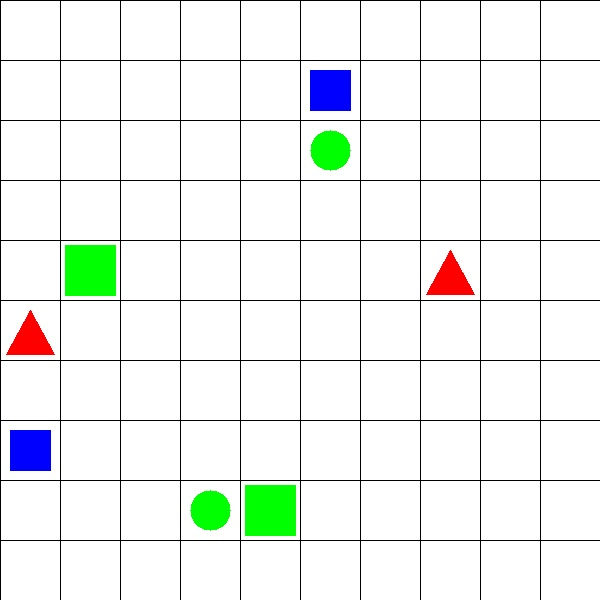
#> input picture task2_lm_set4/set-4/2. Task_Description/test_images/test_image1.jpg, 600 x 600 px
$ python object_coordinates.py   (Python 2 division)
#> lines starting #> are read from the running program, lines starting #| are printed output that depends on the picture; after the words box and inside, x2 and y2 are one past the last pixel; in counts of white or black regions, pixels touching at a corner belong together
import cv2
import numpy as np

def main(board_filepath):
#> called with board_filepath = 'test_images/test_image1.jpg'
    board_objects = []		# List to store output of board -- DO NOT CHANGE VARIABLE NAME
    output_list = []		# List to store final output 	-- DO NOT CHANGE VARIABLE NAME

    def sort_grid(l=[]):
        import math as m
        k=sorted(l)
        h=0
        li=[]
        for i in k:
            li.append(tuple(i))

        for i in range(int(m.sqrt(len(l)))):
            for j in range(int(m.sqrt(len(l)))):
                k[h][0]=i+1
                k[h][1]=j+1
                h+=1
        return(k)

    def find_shape(c):

        peri = cv2.arcLength(c, True)
        approx = cv2.approxPolyDP(c, 0.04 * peri, True)
        if len(approx) == 3:
            shape = "Triangle"
        elif len(approx) == 4:
            shape = "4-sided"
        else:
            shape = "Circle"
        return shape

    def detect_color(px):
            if px[0]>240 and px[1]<10 and px[2]<10:
                    return "blue"
            elif px[0]<10 and px[1]<10 and px[2]>240:
                    return "red"
            elif px[0]<10 and px[1]>240 and px[2]<10:
                    return "green"
            elif px[0]<10 and px[1]>240 and px[2]>240:
                    return "yellow"

    image_board = cv2.imread(board_filepath)
#> image_board is the input picture: shape (600, 600, 3); mean B, G, R 239.4, 242.5, 238.6
    image_board_gray=cv2.cvtColor(image_board,cv2.COLOR_BGR2GRAY)
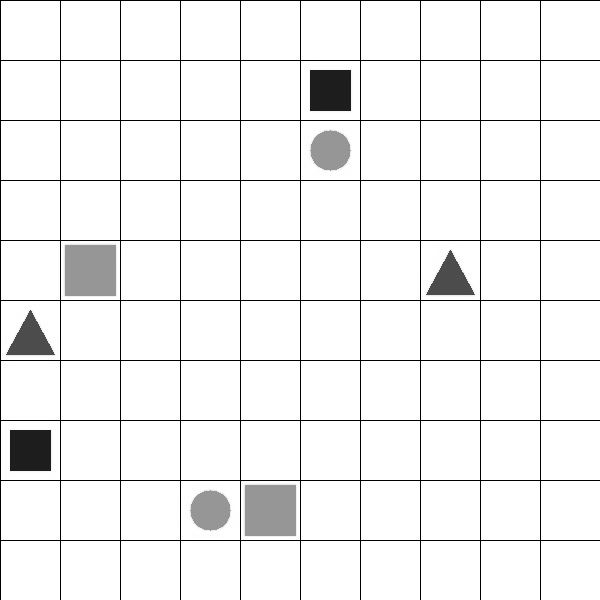
#> image_board_gray: shape (600, 600); min 0, max 255, mean 241
    #cv2.imshow("gray",image_board_gray)
    image_board_inrange=cv2.inRange(image_board_gray,200,255)
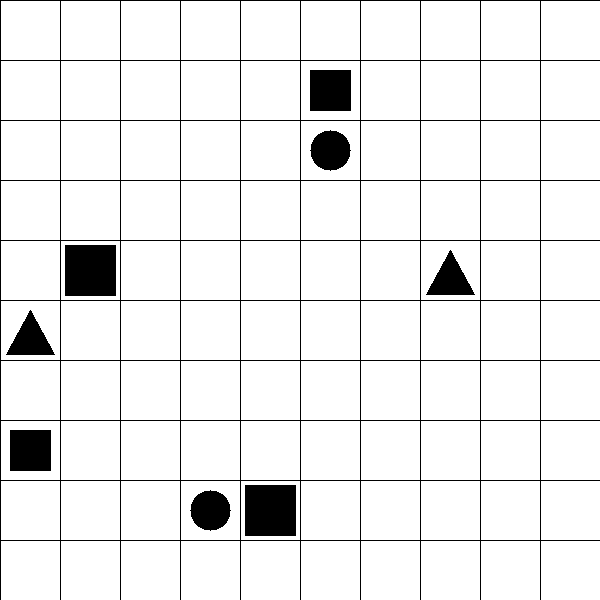
#> image_board_inrange: shape (600, 600); 93% white; 9 black regions
    #cv2.imshow("board",image_board_inrange)

    cnts_b = cv2.findContours(image_board_inrange.copy(),cv2.RETR_TREE ,cv2.CHAIN_APPROX_SIMPLE)
#> cnts_b = 108 contours; largest, box (x1, y1, x2, y2) and area: (541, 541, 600, 600) 3364, (481, 541, 540, 600) 3364, (421, 541, 480, 600) 3364, (361, 541, 420, 600) 3364, (301, 541, 360, 600) 3364
    cnts_b = cnts_b[0]
    cnts_b1,heirarchy_b = cv2.findContours(image_board_inrange.copy(),cv2.RETR_TREE,cv2.CHAIN_APPROX_SIMPLE)
#> cnts_b1 has the same summary as cnts_b
    cv2.drawContours(image_board, cnts_b,-1, (206, 255, 39), 1)
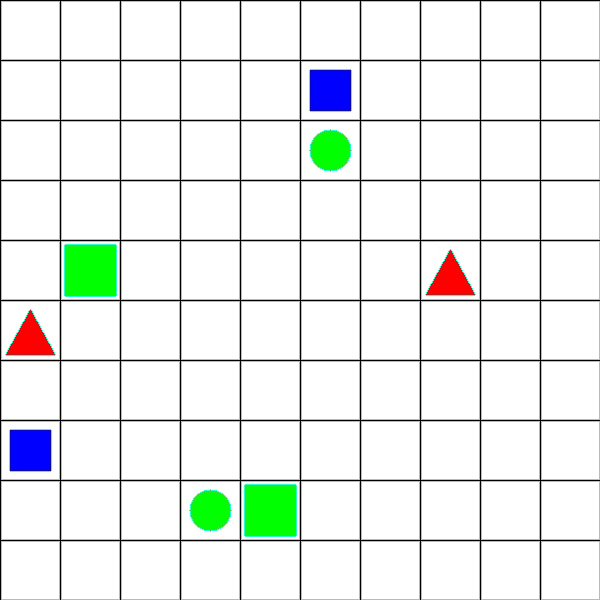
#> image_board: shape (600, 600, 3); 6.79% of pixels changed, all inside (x1, y1, x2, y2) = (1, 1, 600, 600)
    cnts_b1 = cnts_b1[0]
#> cnts_b1 = [[541, 541], [541, 599], [599, 599], [599, 541]]
    shape=None
    l_board=[]
    for j in range(0,len(heirarchy_b[0])):
        if heirarchy_b[0][j][3]==-1:
            c = cnts_b[j]
            M = cv2.moments(c)
            cX = int((M['m10'] / M['m00']))
            cY = int((M['m01'] / M['m00']))
            if heirarchy_b[0][j][2]!=-1:
                #cv2.putText(image_board,str(j), (cX, cY), cv2.FONT_ITALIC,0.5, (0,0,0), 2)
                shape=find_shape(cnts_b[heirarchy_b[0][j][2]])
                M1=cv2.moments(cnts_b[heirarchy_b[0][j][2]])
                cX_object = int((M1['m10'] / M1['m00']))
                cY_object = int((M1['m01'] / M1['m00']))
                px=image_board[cY_object,cX_object]
                color=detect_color(px)
            else:
                shape=None
                color=None
            l_board.append([cX,cY,heirarchy_b[0][j][2],shape,color])
#> this loop made 108 passes
#> (c, cX, cY, peri in find_shape, approx in find_shape, shape, cX_object, cY_object) on passes 16, 32, 53, 57: ([[241, 481], [241, 539], [299, 539], [299, 481]], 270, 510, 205.7, [[244, 485], [295, 484], [296, 535], [245, 536]], '4-sided', 270, 510), ([[1, 421], [1, 479], [59, 479], [59, 421]], 30, 450, 165.7, [[9, 430], [50, 429], [51, 470], [10, 471]], '4-sided', 30, 450), ([[1, 301], [1, 359], [59, 359], [59, 301]], 30, 330, 161.5, [[30, 309], [54, 355], [5, 354]], 'Triangle', 30, 339), ([[421, 241], [421, 299], [479, 299], [479, 241]], 450, 270, 161.5, [[450, 249], [474, 295], [425, 294]], 'Triangle', 450, 279)
#> (c, cX, cY, peri in find_shape, shape, cX_object, cY_object, px) on pass 18: ([[181, 481], [181, 539], [239, 539], [239, 481]], 210, 510, 137.5, 'Circle', 210, 510, [1, 255, 0])
#> after the loop, l_board = 100 items

    l_board_sorted=sort_grid(l_board)
#> the loop in sort_grid, `for i in k:` made 100 passes
#> i on passes 6, 8, 15, 39, 49, 52, 53: [30, 330, 53, 'Triangle', 'red'], [30, 450, 32, '4-sided', 'blue'], [90, 270, 64, '4-sided', 'green'], [210, 510, 18, 'Circle', 'green'], [270, 510, 16, '4-sided', 'green'], [330, 90, 92, '4-sided', 'blue'], [330, 150, 81, 'Circle', 'green']
#> the loop in sort_grid, `for i in range(int(m.sqrt(len(l)))):` made 10 passes
#> after the loop in sort_grid, `for i in range(int(m.sqrt(len(l)))):`: h = 100
#> l_board_sorted = 100 items
    #print(l_board_sorted)

    path_board={}
    for start_object in l_board_sorted:
        if(start_object[2]!=-1):
            for object in l_board_sorted:
                    if object[2]==-1:
                        path_board[tuple([object[0],object[1]])]=["0"]
                    elif l_board_sorted.index(start_object)!=l_board_sorted.index(object) and object[3]==start_object[3] and object[4]==start_object[4]:
                        path_board[tuple([object[0],object[1]])]=["*"]
                    elif l_board_sorted.index(start_object)==l_board_sorted.index(object):
                        path_board[tuple([object[0],object[1]])]=["#"]
                    else:
                        path_board[tuple([object[0],object[1]])]=["1"]

            print ""
            print path_board
            print ""
            path_board={}
#> this loop made 100 passes
#> start_object on passes 6, 8, 15, 39, 49, 52, 53: [1, 6, 53, 'Triangle', 'red'], [1, 8, 32, '4-sided', 'blue'], [2, 5, 64, '4-sided', 'green'], [4, 9, 18, 'Circle', 'green'], [5, 9, 16, '4-sided', 'green'], [6, 2, 92, '4-sided', 'blue'], [6, 3, 81, 'Circle', 'green']
#> (printed output is left out)

    output_object=[]
    for j in range(0,len(l_board_sorted)):
        if l_board_sorted[j][2]!=-1:
            output_object.append((l_board_sorted[j][0],l_board_sorted[j][1]))
#> this loop made 100 passes
#> after the loop, output_object = [(1, 6), (1, 8), (2, 5), (4, 9), (5, 9), (6, 2), (6, 3), (8, 5)]
    print output_object #this is the output of task 1 - coordinates of occupied grid
    cv2.imshow("contour",image_board)
if __name__ == '__main__':
    board_filepath = "test_images/test_image1.jpg"
    main(board_filepath)
cv2.waitKey(0)

$ run again, with task2_lm_set4/set-4/2. Task_Description/test_images/test_image10.jpg copied over task2_lm_set4/set-4/2. Task_Description/test_images/test_image1.jpg
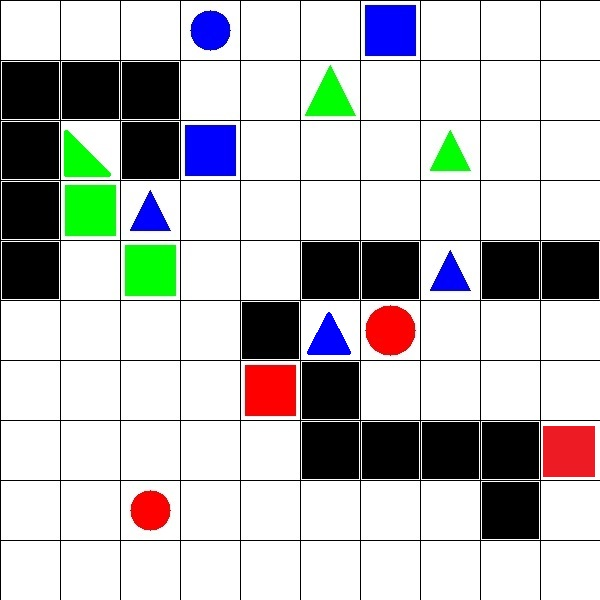
#> input picture task2_lm_set4/set-4/2. Task_Description/test_images/test_image10.jpg, 600 x 600 px
#> in main, image_board is the input picture: shape (600, 600, 3); mean B, G, R 192.7, 192.6, 192
#> in main, `image_board_inrange=cv2.inRange(image_board_gray,200,255)`:
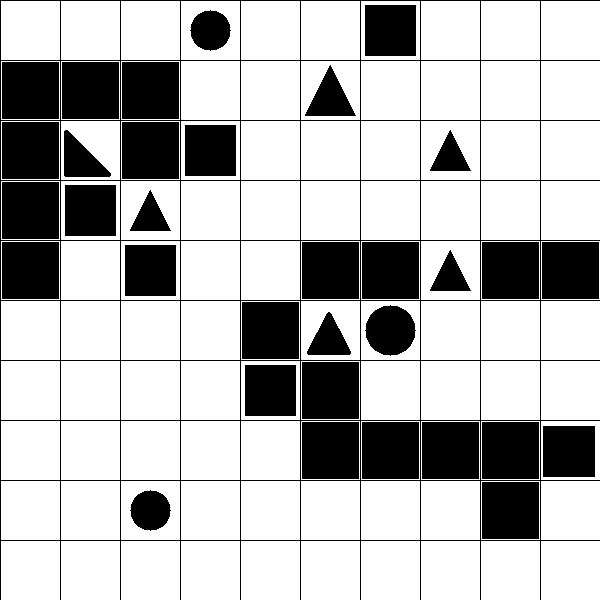
#> image_board_inrange: shape (600, 600); 73.1% white; 34 black regions
#> cnts_b = 133 contours; largest, box (x1, y1, x2, y2) and area: (541, 541, 600, 600) 3364, (481, 541, 540, 600) 3364, (421, 541, 480, 600) 3364, (361, 541, 420, 600) 3364, (301, 541, 360, 600) 3364
#> in main, `cnts_b1,heirarchy_b = cv2.findContours(image_board_inrange.copy(),cv2...`: cnts_b1 has the same summary as cnts_b
#> in main, `cv2.drawContours(image_board, cnts_b,-1, (206, 255, 39), 1)`:
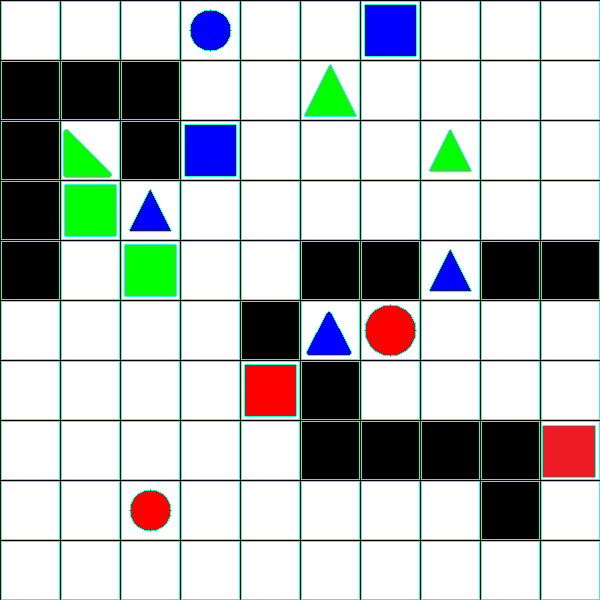
#> image_board: shape (600, 600, 3); 7.11% of pixels changed, all inside (x1, y1, x2, y2) = (1, 1, 600, 600)
#> in main, `cnts_b1 = cnts_b1[0]`: cnts_b1 = [[541, 541], [541, 599], [599, 599], [599, 541]]
#> the loop in main, `for j in range(0,len(heirarchy_b[0])):` made 133 passes
#> (c, cX, cY, peri in find_shape, approx in find_shape, shape, cX_object, cY_object) on passes 44, 55: ([[241, 361], [241, 419], [299, 419], [299, 361]], 270, 390, 205.7, [[244, 365], [295, 364], [296, 415], [245, 416]], '4-sided', 270, 390), ([[301, 301], [301, 359], [359, 359], [359, 301]], 330, 330, 149.9, [[328, 311], [349, 355], [306, 353]], 'Triangle', 328, 339)
#> after the loop in main, `for j in range(0,len(heirarchy_b[0])):`: l_board = 100 items
#> the loop in sort_grid, `for i in k:` made 100 passes
#> i on passes 13, 14, 24, 25, 29, 31, 33, 47: [90, 150, 104, 'Triangle', 'green'], [90, 210, 89, '4-sided', 'green'], [150, 210, 87, 'Triangle', 'blue'], [150, 270, 75, '4-sided', 'green'], [150, 510, 19, 'Circle', 'red'], [210, 30, 129, 'Circle', 'blue'], [210, 150, 100, '4-sided', 'blue'], [270, 390, 44, '4-sided', 'red']
#> the loop in sort_grid, `for i in range(int(m.sqrt(len(l)))):` made 10 passes
#> after the loop in sort_grid, `for i in range(int(m.sqrt(len(l)))):`: h = 100
#> l_board_sorted = 100 items
#> the loop in main, `for start_object in l_board_sorted:` made 100 passes
#> start_object on passes 13, 14, 24, 25, 29, 31, 33, 47: [2, 3, 104, 'Triangle', 'green'], [2, 4, 89, '4-sided', 'green'], [3, 4, 87, 'Triangle', 'blue'], [3, 5, 75, '4-sided', 'green'], [3, 9, 19, 'Circle', 'red'], [4, 1, 129, 'Circle', 'blue'], [4, 3, 100, '4-sided', 'blue'], [5, 7, 44, '4-sided', 'red']
#> (printed output is left out)
#> the loop in main, `for j in range(0,len(l_board_sorted)):` made 100 passes
#> after the loop in main, `for j in range(0,len(l_board_sorted)):`: output_object = 33 pairs, first value 1 to 10, second value 1 to 9

$ run again, with task2_lm_set4/set-4/2. Task_Description/test_images/test_image2.jpg copied over task2_lm_set4/set-4/2. Task_Description/test_images/test_image1.jpg
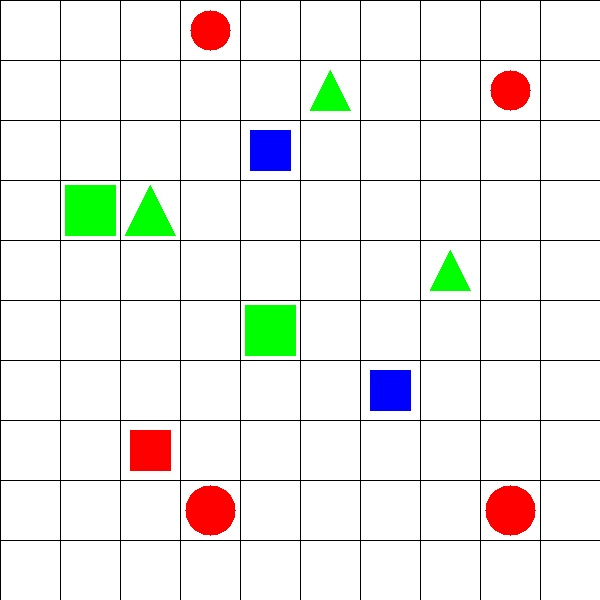
#> input picture task2_lm_set4/set-4/2. Task_Description/test_images/test_image2.jpg, 600 x 600 px
#> in main, image_board is the input picture: shape (600, 600, 3); mean B, G, R 234.9, 238.3, 238.1
#> in main, `image_board_inrange=cv2.inRange(image_board_gray,200,255)`:
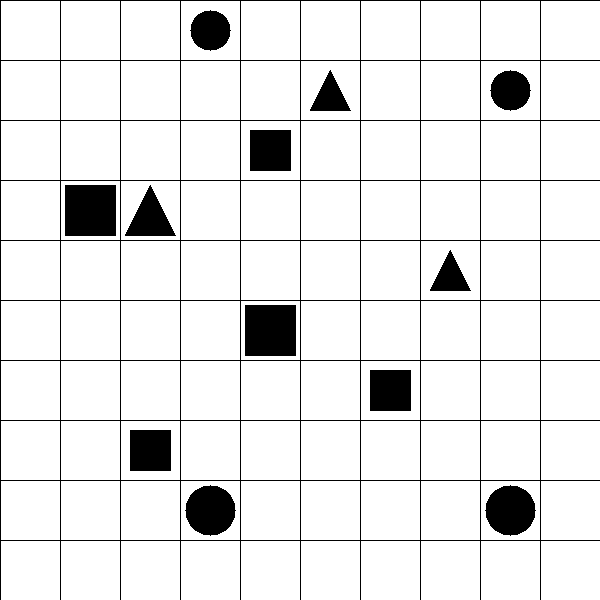
#> image_board_inrange: shape (600, 600); 91.2% white; 13 black regions
#> cnts_b = 112 contours; largest, box (x1, y1, x2, y2) and area: (541, 541, 600, 600) 3364, (481, 541, 540, 600) 3364, (421, 541, 480, 600) 3364, (361, 541, 420, 600) 3364, (301, 541, 360, 600) 3364
#> in main, `cnts_b1,heirarchy_b = cv2.findContours(image_board_inrange.copy(),cv2...`: cnts_b1 has the same summary as cnts_b
#> in main, `cv2.drawContours(image_board, cnts_b,-1, (206, 255, 39), 1)`:
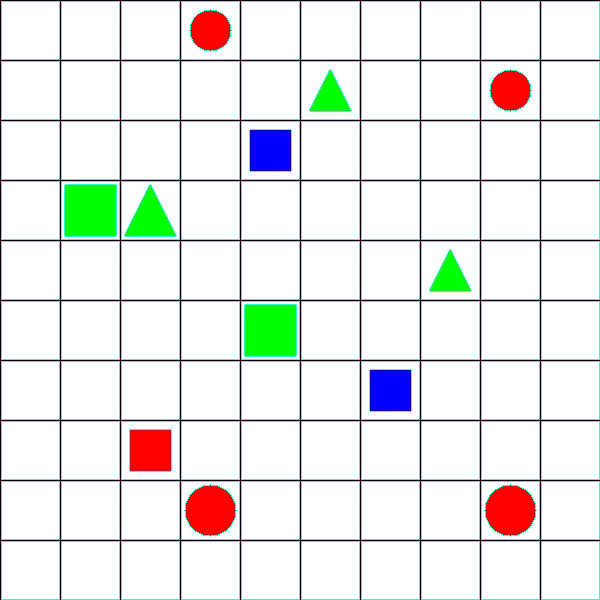
#> image_board: shape (600, 600, 3); 6.95% of pixels changed, all inside (x1, y1, x2, y2) = (1, 1, 600, 600)
#> in main, `cnts_b1 = cnts_b1[0]`: cnts_b1 = [[541, 541], [541, 599], [599, 599], [599, 541]]
#> the loop in main, `for j in range(0,len(heirarchy_b[0])):` made 112 passes
#> (c, cX, cY, peri in find_shape, approx in find_shape, shape, cX_object, cY_object) on passes 30, 37, 50: ([[121, 421], [121, 479], [179, 479], [179, 421]], 150, 450, 165.7, [[129, 430], [170, 429], [171, 470], [130, 471]], '4-sided', 150, 450), ([[361, 361], [361, 419], [419, 419], [419, 361]], 390, 390, 165.7, [[369, 370], [410, 369], [411, 410], [370, 411]], '4-sided', 390, 390), ([[241, 301], [241, 359], [299, 359], [299, 301]], 270, 330, 205.7, [[244, 305], [295, 304], [296, 355], [245, 356]], '4-sided', 270, 330)
#> after the loop in main, `for j in range(0,len(heirarchy_b[0])):`: l_board = 100 items
#> the loop in sort_grid, `for i in k:` made 100 passes
#> i on passes 14, 24, 28, 31, 39, 43, 46, 52: [90, 210, 76, '4-sided', 'green'], [150, 210, 74, 'Triangle', 'green'], [150, 450, 30, '4-sided', 'red'], [210, 30, 108, 'Circle', 'red'], [210, 510, 18, 'Circle', 'red'], [270, 150, 84, '4-sided', 'blue'], [270, 330, 50, '4-sided', 'green'], [330, 90, 95, 'Triangle', 'green']
#> the loop in sort_grid, `for i in range(int(m.sqrt(len(l)))):` made 10 passes
#> after the loop in sort_grid, `for i in range(int(m.sqrt(len(l)))):`: h = 100
#> l_board_sorted = 100 items
#> the loop in main, `for start_object in l_board_sorted:` made 100 passes
#> start_object on passes 14, 24, 28, 31, 39, 43, 46, 52: [2, 4, 76, '4-sided', 'green'], [3, 4, 74, 'Triangle', 'green'], [3, 8, 30, '4-sided', 'red'], [4, 1, 108, 'Circle', 'red'], [4, 9, 18, 'Circle', 'red'], [5, 3, 84, '4-sided', 'blue'], [5, 6, 50, '4-sided', 'green'], [6, 2, 95, 'Triangle', 'green']
#> (printed output is left out)
#> the loop in main, `for j in range(0,len(l_board_sorted)):` made 100 passes
#> after the loop in main, `for j in range(0,len(l_board_sorted)):`: output_object = [(2, 4), (3, 4), (3, 8), (4, 1), (4, 9), (5, 3), (5, 6), (6, 2), (7, 7), (8, 5), (9, 2), (9, 9)]

$ run again, with task2_lm_set4/set-4/2. Task_Description/test_images/test_image3.jpg copied over task2_lm_set4/set-4/2. Task_Description/test_images/test_image1.jpg
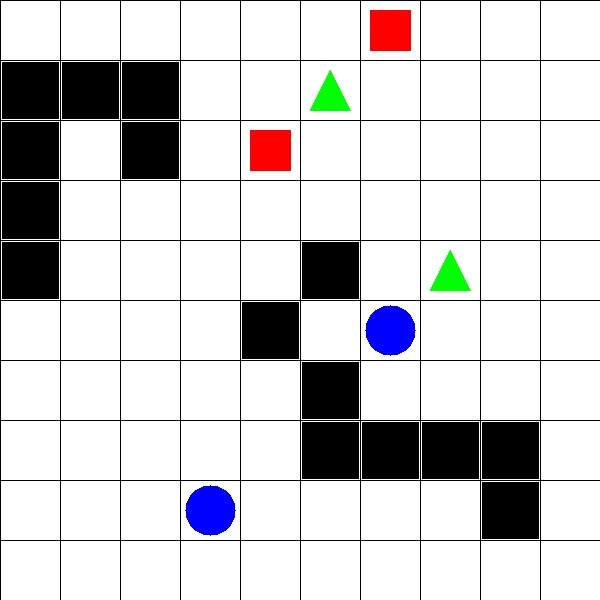
#> input picture task2_lm_set4/set-4/2. Task_Description/test_images/test_image3.jpg, 600 x 600 px
#> in main, image_board is the input picture: shape (600, 600, 3); mean B, G, R 208.3, 206.9, 208
#> in main, `image_board_inrange=cv2.inRange(image_board_gray,200,255)`:
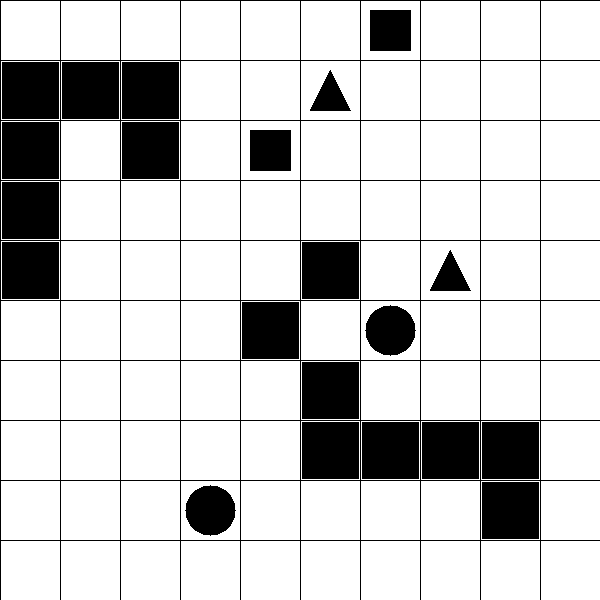
#> image_board_inrange: shape (600, 600); 80.7% white; 22 black regions
#> cnts_b = 121 contours; largest, box (x1, y1, x2, y2) and area: (541, 541, 600, 600) 3364, (481, 541, 540, 600) 3364, (421, 541, 480, 600) 3364, (361, 541, 420, 600) 3364, (301, 541, 360, 600) 3364
#> in main, `cnts_b1,heirarchy_b = cv2.findContours(image_board_inrange.copy(),cv2...`: cnts_b1 has the same summary as cnts_b
#> in main, `cv2.drawContours(image_board, cnts_b,-1, (206, 255, 39), 1)`:
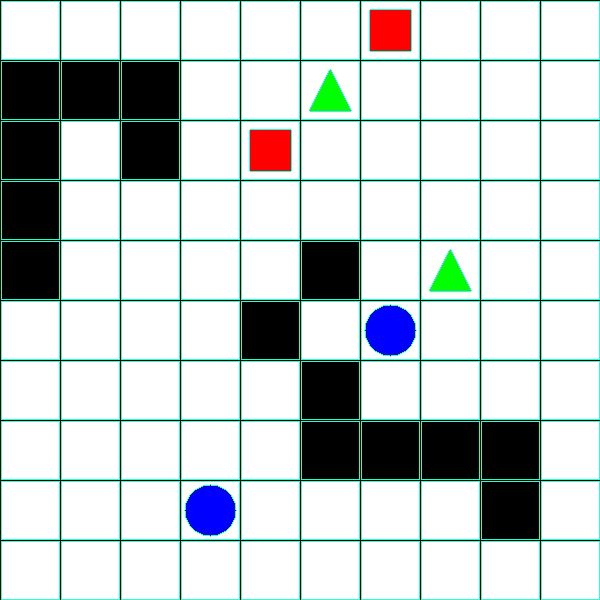
#> image_board: shape (600, 600, 3); 6.68% of pixels changed, all inside (x1, y1, x2, y2) = (1, 1, 600, 600)
#> in main, `cnts_b1 = cnts_b1[0]`: cnts_b1 = [[541, 541], [541, 599], [599, 599], [599, 541]]
#> the loop in main, `for j in range(0,len(heirarchy_b[0])):` made 121 passes
#> (c, cX, cY, peri in find_shape, approx in find_shape, shape, cX_object, cY_object) on passes 12, 24, 26: ([[481, 481], [481, 539], [539, 539], [539, 481]], 510, 510, 229.7, [[481, 482], [538, 481], [539, 538], [482, 539]], '4-sided', 510, 510), ([[481, 421], [481, 479], [539, 479], [539, 421]], 510, 450, 229.7, [[481, 422], [538, 421], [539, 478], [482, 479]], '4-sided', 510, 450), ([[421, 421], [421, 479], [479, 479], [479, 421]], 450, 450, 229.7, [[421, 422], [478, 421], [479, 478], [422, 479]], '4-sided', 450, 450)
#> after the loop in main, `for j in range(0,len(heirarchy_b[0])):`: l_board = 100 items
#> the loop in sort_grid, `for i in k:` made 100 passes
#> i on passes 39, 43, 52: [210, 510, 18, 'Circle', 'blue'], [270, 150, 89, '4-sided', 'red'], [330, 90, 101, 'Triangle', 'green']
#> the loop in sort_grid, `for i in range(int(m.sqrt(len(l)))):` made 10 passes
#> after the loop in sort_grid, `for i in range(int(m.sqrt(len(l)))):`: h = 100
#> l_board_sorted = 100 items
#> the loop in main, `for start_object in l_board_sorted:` made 100 passes
#> start_object on passes 39, 43, 52: [4, 9, 18, 'Circle', 'blue'], [5, 3, 89, '4-sided', 'red'], [6, 2, 101, 'Triangle', 'green']
#> (printed output is left out)
#> the loop in main, `for j in range(0,len(l_board_sorted)):` made 100 passes
#> after the loop in main, `for j in range(0,len(l_board_sorted)):`: output_object = [(1, 2), (1, 3), (1, 4), (1, 5), (2, 2), (3, 2), (3, 3), (4, 9), (5, 3), (5, 6), (6, 2), (6, 5), (6, 7), (6, 8), (7, 1), (7, 6), (7, 8), (8, 5), (8, 8), (9, 8), (9, 9)]
